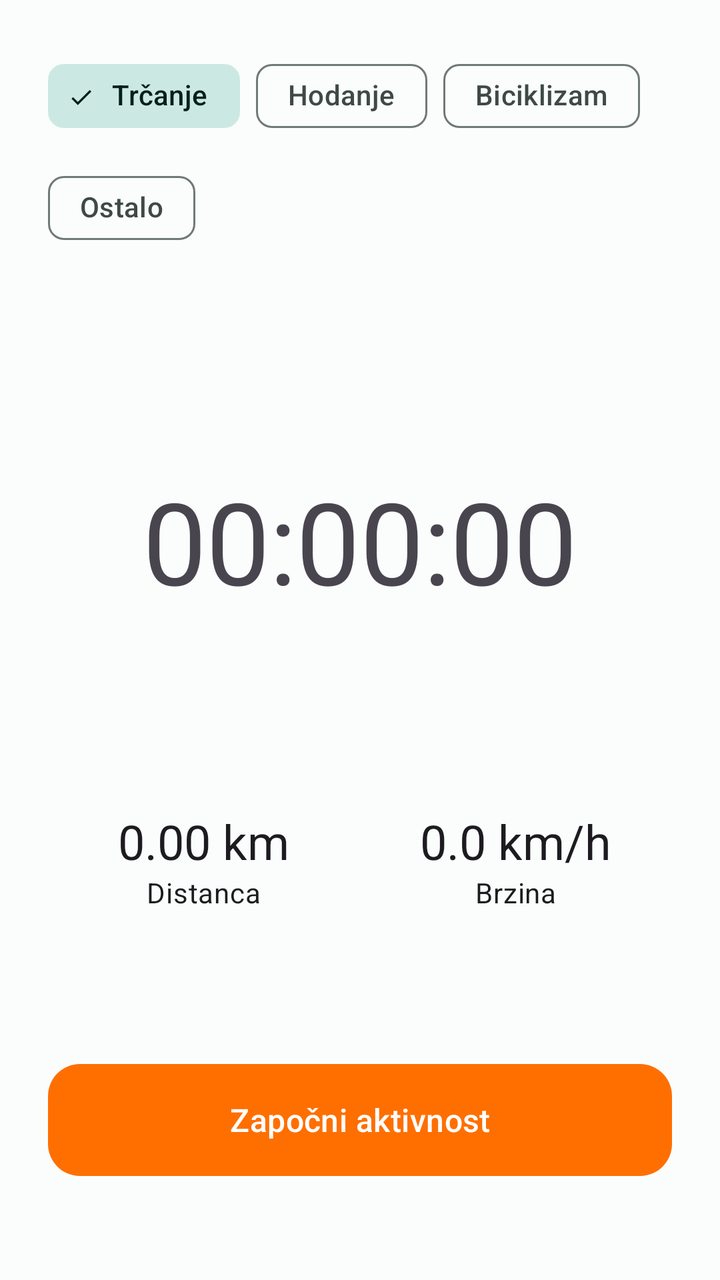
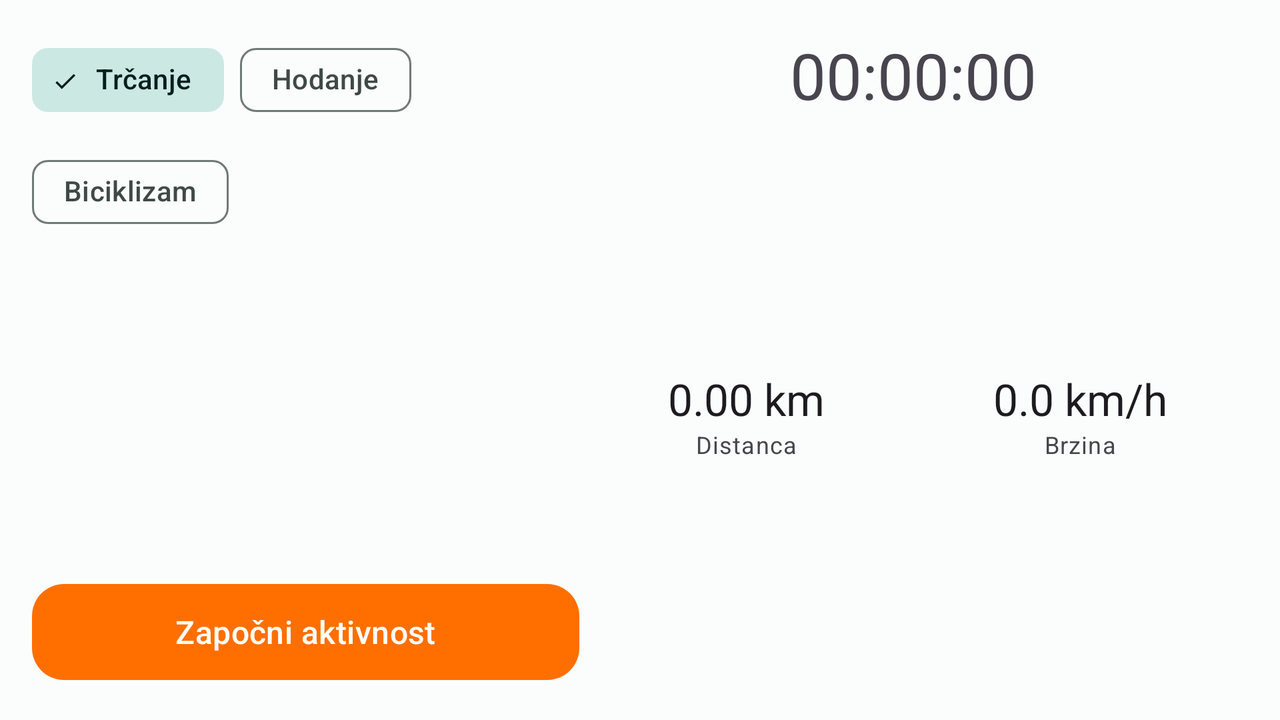

Compare how this app lays out the same screen by default and in its alternative resource folder. The renders come first, then the two layout files and the values they reference.
<!-- AndroidManifest.xml: application theme Theme.FitnessTracker -->
<!-- res/layout/fragment_home.xml -->
<?xml version="1.0" encoding="utf-8"?>
<androidx.constraintlayout.widget.ConstraintLayout
    xmlns:android="http://schemas.android.com/apk/res/android"
    xmlns:app="http://schemas.android.com/apk/res-auto"
    android:layout_width="match_parent"
    android:layout_height="match_parent"
    android:padding="24dp">

    
    <com.google.android.material.chip.ChipGroup
        android:id="@+id/chip_group_activity_type"
        android:layout_width="0dp"
        android:layout_height="wrap_content"
        app:layout_constraintTop_toTopOf="parent"
        app:layout_constraintStart_toStartOf="parent"
        app:layout_constraintEnd_toEndOf="parent"
        app:singleSelection="true"
        app:selectionRequired="true">

        <com.google.android.material.chip.Chip
            android:id="@+id/chip_running"
            style="@style/Widget.Material3.Chip.Filter"
            android:layout_width="wrap_content"
            android:layout_height="wrap_content"
            android:text="@string/activity_running"
            android:checked="true" />

        <com.google.android.material.chip.Chip
            android:id="@+id/chip_walking"
            style="@style/Widget.Material3.Chip.Filter"
            android:layout_width="wrap_content"
            android:layout_height="wrap_content"
            android:text="@string/activity_walking" />

        <com.google.android.material.chip.Chip
            android:id="@+id/chip_cycling"
            style="@style/Widget.Material3.Chip.Filter"
            android:layout_width="wrap_content"
            android:layout_height="wrap_content"
            android:text="@string/activity_cycling" />

        
        <com.google.android.material.chip.Chip
            android:id="@+id/chip_other"
            style="@style/Widget.Material3.Chip.Filter"
            android:layout_width="wrap_content"
            android:layout_height="wrap_content"
            android:text="@string/activity_other" />

    </com.google.android.material.chip.ChipGroup>

    
    <TextView
        android:id="@+id/text_elapsed_time"
        android:layout_width="wrap_content"
        android:layout_height="wrap_content"
        android:text="00:00:00"
        android:textAppearance="?attr/textAppearanceDisplayLarge"
        app:layout_constraintTop_toBottomOf="@id/chip_group_activity_type"
        app:layout_constraintStart_toStartOf="parent"
        app:layout_constraintEnd_toEndOf="parent"
        app:layout_constraintBottom_toTopOf="@id/layout_stats"
        android:layout_marginTop="32dp" />

    
    <LinearLayout
        android:id="@+id/layout_stats"
        android:layout_width="0dp"
        android:layout_height="wrap_content"
        android:orientation="horizontal"
        android:weightSum="2"
        app:layout_constraintTop_toBottomOf="@id/text_elapsed_time"
        app:layout_constraintStart_toStartOf="parent"
        app:layout_constraintEnd_toEndOf="parent"
        app:layout_constraintBottom_toTopOf="@id/button_start_stop"
        android:layout_marginTop="24dp">

        <LinearLayout
            android:layout_width="0dp"
            android:layout_height="wrap_content"
            android:layout_weight="1"
            android:orientation="vertical"
            android:gravity="center">

            <TextView
                android:id="@+id/text_distance"
                android:layout_width="wrap_content"
                android:layout_height="wrap_content"
                android:text="0.00 km"
                android:textAppearance="?attr/textAppearanceHeadlineSmall" />

            <TextView
                android:layout_width="wrap_content"
                android:layout_height="wrap_content"
                android:text="@string/label_distance"
                android:textAppearance="?attr/textAppearanceBodyMedium" />
        </LinearLayout>

        <LinearLayout
            android:layout_width="0dp"
            android:layout_height="wrap_content"
            android:layout_weight="1"
            android:orientation="vertical"
            android:gravity="center">

            <TextView
                android:id="@+id/text_speed"
                android:layout_width="wrap_content"
                android:layout_height="wrap_content"
                android:text="0.0 km/h"
                android:textAppearance="?attr/textAppearanceHeadlineSmall" />

            <TextView
                android:layout_width="wrap_content"
                android:layout_height="wrap_content"
                android:text="@string/label_speed"
                android:textAppearance="?attr/textAppearanceBodyMedium" />
        </LinearLayout>

    </LinearLayout>

    
    <com.google.android.material.button.MaterialButton
        android:id="@+id/button_start_stop"
        android:layout_width="0dp"
        android:layout_height="64dp"
        android:text="@string/action_start_activity"
        android:textAppearance="?attr/textAppearanceTitleMedium"
        app:backgroundTint="@color/accent_orange"
        app:cornerRadius="16dp"
        app:layout_constraintBottom_toBottomOf="parent"
        app:layout_constraintStart_toStartOf="parent"
        app:layout_constraintEnd_toEndOf="parent"
        android:layout_marginBottom="24dp" />

</androidx.constraintlayout.widget.ConstraintLayout>
<!-- resources referenced by this layout -->
<resources>
  <color name="accent_orange">#FF6F00</color>
  <string name="action_start_activity">Započni aktivnost</string>
  <string name="activity_cycling">Biciklizam</string>
  <string name="activity_other">Ostalo</string>
  <string name="activity_running">Trčanje</string>
  <string name="activity_walking">Hodanje</string>
  <string name="label_distance">Distanca</string>
  <string name="label_speed">Brzina</string>
  <style name="Theme.FitnessTracker" parent="Base.Theme.FitnessTracker" />
  <style name="Base.Theme.FitnessTracker" parent="Theme.Material3.DayNight.NoActionBar">
          <item name="colorPrimary">@color/md_primary</item>
          <item name="colorOnPrimary">@color/md_on_primary</item>
          <item name="colorPrimaryContainer">@color/md_primary_container</item>
          <item name="colorOnPrimaryContainer">@color/md_on_primary_container</item>
  
          <item name="colorSecondary">@color/md_secondary</item>
          <item name="colorOnSecondary">@color/md_on_secondary</item>
          <item name="colorSecondaryContainer">@color/md_secondary_container</item>
          <item name="colorOnSecondaryContainer">@color/md_on_secondary_container</item>
  
          <item name="colorTertiary">@color/md_tertiary</item>
          <item name="colorOnTertiary">@color/md_on_tertiary</item>
          <item name="colorTertiaryContainer">@color/md_tertiary_container</item>
          <item name="colorOnTertiaryContainer">@color/md_on_tertiary_container</item>
  
          <item name="colorError">@color/md_error</item>
          <item name="colorOnError">@color/md_on_error</item>
          <item name="colorErrorContainer">@color/md_error_container</item>
          <item name="colorOnErrorContainer">@color/md_on_error_container</item>
  
          <item name="android:colorBackground">@color/md_background</item>
          <item name="colorOnBackground">@color/md_on_background</item>
          <item name="colorSurface">@color/md_surface</item>
          <item name="colorOnSurface">@color/md_on_surface</item>
          <item name="colorSurfaceVariant">@color/md_surface_variant</item>
          <item name="colorOnSurfaceVariant">@color/md_on_surface_variant</item>
          <item name="colorOutline">@color/md_outline</item>
  
          
          <item name="android:statusBarColor" tools:targetApi="l">@color/md_primary_container</item>
          <item name="android:windowLightStatusBar" tools:targetApi="m">true</item>
      </style>
  <color name="md_primary">#00695C</color>
  <color name="md_on_primary">#FFFFFF</color>
  <color name="md_primary_container">#9DF2E4</color>
  <color name="md_on_primary_container">#00201B</color>
  <color name="md_secondary">#4A6360</color>
  <color name="md_on_secondary">#FFFFFF</color>
  <color name="md_secondary_container">#CCE8E3</color>
  <color name="md_on_secondary_container">#051F1C</color>
  <color name="md_tertiary">#456179</color>
  <color name="md_on_tertiary">#FFFFFF</color>
  <color name="md_tertiary_container">#CCE5FF</color>
  <color name="md_on_tertiary_container">#001E31</color>
  <color name="md_error">#BA1A1A</color>
  <color name="md_on_error">#FFFFFF</color>
  <color name="md_error_container">#FFDAD6</color>
  <color name="md_on_error_container">#410002</color>
  <color name="md_background">#FAFDFB</color>
  <color name="md_on_background">#191C1B</color>
  <color name="md_surface">#FAFDFB</color>
  <color name="md_on_surface">#191C1B</color>
  <color name="md_surface_variant">#DBE5E1</color>
  <color name="md_on_surface_variant">#3F4946</color>
  <color name="md_outline">#6F7976</color>
</resources>
<!-- res/layout-land/fragment_home.xml (the repository's variant of the layout above) -->
<!-- drawn on the phone turned sideways -->
<?xml version="1.0" encoding="utf-8"?>
<androidx.constraintlayout.widget.ConstraintLayout
    xmlns:android="http://schemas.android.com/apk/res/android"
    xmlns:app="http://schemas.android.com/apk/res-auto"
    android:layout_width="match_parent"
    android:layout_height="match_parent"
    android:padding="16dp">

    
    <com.google.android.material.chip.ChipGroup
        android:id="@+id/chip_group_activity_type"
        android:layout_width="0dp"
        android:layout_height="wrap_content"
        app:layout_constraintTop_toTopOf="parent"
        app:layout_constraintStart_toStartOf="parent"
        app:layout_constraintEnd_toStartOf="@id/guideline_vertical"
        app:singleSelection="true"
        app:selectionRequired="true">

        <com.google.android.material.chip.Chip
            android:id="@+id/chip_running"
            style="@style/Widget.Material3.Chip.Filter"
            android:layout_width="wrap_content"
            android:layout_height="wrap_content"
            android:text="@string/activity_running"
            android:checked="true" />

        <com.google.android.material.chip.Chip
            android:id="@+id/chip_walking"
            style="@style/Widget.Material3.Chip.Filter"
            android:layout_width="wrap_content"
            android:layout_height="wrap_content"
            android:text="@string/activity_walking" />

        <com.google.android.material.chip.Chip
            android:id="@+id/chip_cycling"
            style="@style/Widget.Material3.Chip.Filter"
            android:layout_width="wrap_content"
            android:layout_height="wrap_content"
            android:text="@string/activity_cycling" />

    </com.google.android.material.chip.ChipGroup>

    <com.google.android.material.button.MaterialButton
        android:id="@+id/button_start_stop"
        android:layout_width="0dp"
        android:layout_height="56dp"
        android:text="@string/action_start_activity"
        android:textAppearance="?attr/textAppearanceTitleMedium"
        app:backgroundTint="@color/accent_orange"
        app:cornerRadius="16dp"
        app:layout_constraintBottom_toBottomOf="parent"
        app:layout_constraintStart_toStartOf="parent"
        app:layout_constraintEnd_toStartOf="@id/guideline_vertical" />

    
    <androidx.constraintlayout.widget.Guideline
        android:id="@+id/guideline_vertical"
        android:layout_width="wrap_content"
        android:layout_height="wrap_content"
        android:orientation="vertical"
        app:layout_constraintGuide_percent="0.45" />

    
    <TextView
        android:id="@+id/text_elapsed_time"
        android:layout_width="0dp"
        android:layout_height="wrap_content"
        android:text="00:00:00"
        android:textAppearance="?attr/textAppearanceHeadlineLarge"
        android:gravity="center"
        app:layout_constraintTop_toTopOf="parent"
        app:layout_constraintStart_toEndOf="@id/guideline_vertical"
        app:layout_constraintEnd_toEndOf="parent" />

    <LinearLayout
        android:layout_width="0dp"
        android:layout_height="wrap_content"
        android:orientation="horizontal"
        android:weightSum="2"
        app:layout_constraintTop_toBottomOf="@id/text_elapsed_time"
        app:layout_constraintBottom_toBottomOf="parent"
        app:layout_constraintStart_toEndOf="@id/guideline_vertical"
        app:layout_constraintEnd_toEndOf="parent"
        android:layout_marginTop="12dp">

        <LinearLayout
            android:layout_width="0dp"
            android:layout_height="wrap_content"
            android:layout_weight="1"
            android:orientation="vertical"
            android:gravity="center">

            <TextView
                android:id="@+id/text_distance"
                android:layout_width="wrap_content"
                android:layout_height="wrap_content"
                android:text="0.00 km"
                android:textAppearance="?attr/textAppearanceTitleLarge" />

            <TextView
                android:layout_width="wrap_content"
                android:layout_height="wrap_content"
                android:text="@string/label_distance"
                android:textAppearance="?attr/textAppearanceBodySmall" />
        </LinearLayout>

        <LinearLayout
            android:layout_width="0dp"
            android:layout_height="wrap_content"
            android:layout_weight="1"
            android:orientation="vertical"
            android:gravity="center">

            <TextView
                android:id="@+id/text_speed"
                android:layout_width="wrap_content"
                android:layout_height="wrap_content"
                android:text="0.0 km/h"
                android:textAppearance="?attr/textAppearanceTitleLarge" />

            <TextView
                android:layout_width="wrap_content"
                android:layout_height="wrap_content"
                android:text="@string/label_speed"
                android:textAppearance="?attr/textAppearanceBodySmall" />
        </LinearLayout>

    </LinearLayout>

</androidx.constraintlayout.widget.ConstraintLayout>
<!-- resources referenced by the variant -->
<!-- as the phone turned sideways resolves them -->
<resources>
  <color name="accent_orange">#FF6F00</color>
  <string name="action_start_activity">Započni aktivnost</string>
  <string name="activity_cycling">Biciklizam</string>
  <string name="activity_running">Trčanje</string>
  <string name="activity_walking">Hodanje</string>
  <string name="label_distance">Distanca</string>
  <string name="label_speed">Brzina</string>
  <style name="Theme.FitnessTracker" parent="Base.Theme.FitnessTracker" />
  <style name="Base.Theme.FitnessTracker" parent="Theme.Material3.DayNight.NoActionBar">
          <item name="colorPrimary">@color/md_primary</item>
          <item name="colorOnPrimary">@color/md_on_primary</item>
          <item name="colorPrimaryContainer">@color/md_primary_container</item>
          <item name="colorOnPrimaryContainer">@color/md_on_primary_container</item>
  
          <item name="colorSecondary">@color/md_secondary</item>
          <item name="colorOnSecondary">@color/md_on_secondary</item>
          <item name="colorSecondaryContainer">@color/md_secondary_container</item>
          <item name="colorOnSecondaryContainer">@color/md_on_secondary_container</item>
  
          <item name="colorTertiary">@color/md_tertiary</item>
          <item name="colorOnTertiary">@color/md_on_tertiary</item>
          <item name="colorTertiaryContainer">@color/md_tertiary_container</item>
          <item name="colorOnTertiaryContainer">@color/md_on_tertiary_container</item>
  
          <item name="colorError">@color/md_error</item>
          <item name="colorOnError">@color/md_on_error</item>
          <item name="colorErrorContainer">@color/md_error_container</item>
          <item name="colorOnErrorContainer">@color/md_on_error_container</item>
  
          <item name="android:colorBackground">@color/md_background</item>
          <item name="colorOnBackground">@color/md_on_background</item>
          <item name="colorSurface">@color/md_surface</item>
          <item name="colorOnSurface">@color/md_on_surface</item>
          <item name="colorSurfaceVariant">@color/md_surface_variant</item>
          <item name="colorOnSurfaceVariant">@color/md_on_surface_variant</item>
          <item name="colorOutline">@color/md_outline</item>
  
          
          <item name="android:statusBarColor" tools:targetApi="l">@color/md_primary_container</item>
          <item name="android:windowLightStatusBar" tools:targetApi="m">true</item>
      </style>
  <color name="md_primary">#00695C</color>
  <color name="md_on_primary">#FFFFFF</color>
  <color name="md_primary_container">#9DF2E4</color>
  <color name="md_on_primary_container">#00201B</color>
  <color name="md_secondary">#4A6360</color>
  <color name="md_on_secondary">#FFFFFF</color>
  <color name="md_secondary_container">#CCE8E3</color>
  <color name="md_on_secondary_container">#051F1C</color>
  <color name="md_tertiary">#456179</color>
  <color name="md_on_tertiary">#FFFFFF</color>
  <color name="md_tertiary_container">#CCE5FF</color>
  <color name="md_on_tertiary_container">#001E31</color>
  <color name="md_error">#BA1A1A</color>
  <color name="md_on_error">#FFFFFF</color>
  <color name="md_error_container">#FFDAD6</color>
  <color name="md_on_error_container">#410002</color>
  <color name="md_background">#FAFDFB</color>
  <color name="md_on_background">#191C1B</color>
  <color name="md_surface">#FAFDFB</color>
  <color name="md_on_surface">#191C1B</color>
  <color name="md_surface_variant">#DBE5E1</color>
  <color name="md_on_surface_variant">#3F4946</color>
  <color name="md_outline">#6F7976</color>
</resources>
